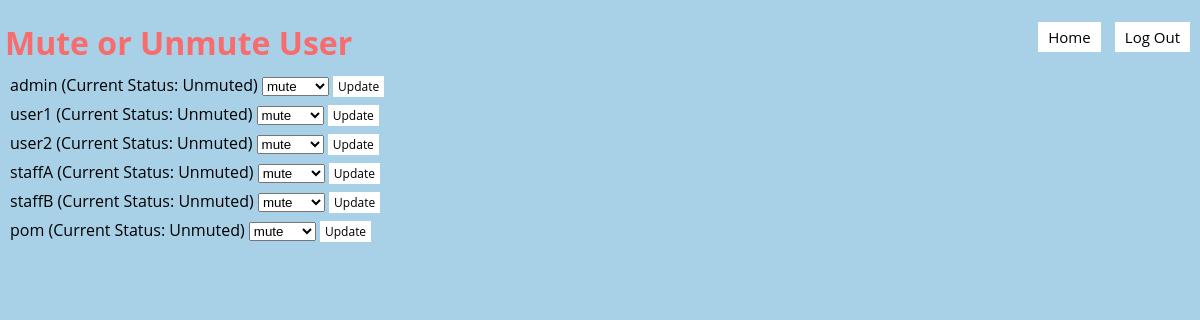
Screenshot of /mute-user (signed in) with the database file from the repository.
### models.py (models this page shows)
class Base(DeclarativeBase):
    pass

class User(Base):
    __tablename__ = "user"
    username: Mapped[str] = mapped_column(String, primary_key=True)
    password: Mapped[str] = mapped_column(String)
    salt: Mapped[str] = mapped_column(String)
    failed_attempts: Mapped[int] = mapped_column(Integer, default=0)
    lockout_until: Mapped[datetime] = mapped_column(DateTime, nullable=True)
    role: Mapped[RoleType] = mapped_column(Enum(RoleType), nullable=False)
    online: Mapped[bool] = mapped_column(Boolean, default=False)
    muted: Mapped[bool] = mapped_column(Boolean, default=False)

### app.py (the view)
@app.route('/mute-user')
def mute_user():
    username = session.get('username')
    if not username:
        flash('You must be logged in to access the admin panel.')
        return redirect(url_for('login'))
    user = db.get_user(username)
    user_role = user.role.name if hasattr(user.role, 'name') else str(user.role)
    if user is None or (user_role != 'ADMIN' and user_role != 'ACADEMIC' and  user_role != 'ADMINISTRATIVE'):
        print("can't access")
        return redirect(url_for('home'))
    users = db.get_all_users()
    return render_template('mute_user.jinja', username=username, users=users)

### app.py (called while the page is built)
def csp_policy_string(policy_dict):
    return "; ".join([f"{key} {' '.join(val) if isinstance(val, list) else val}" for key, val in policy_dict.items()])

@app.after_request
def apply_csp(response):
    policy = {
    "default-src": "'self'",
    "script-src": [
        "'self'",
        "https://cdnjs.cloudflare.com",  # Allow scripts from CDN for Crypto-JS
        "https://cdn.jsdelivr.net",
        "'unsafe-inline'"
    ],
    "style-src": "'self' 'unsafe-inline'",  # Allows inline styles;
    "img-src": "'self'",
    "connect-src": "'self'",  # Restricts the URLs which can be loaded using script interfaces
    "font-src": "'self'",  # Fonts loading
    "object-src": "'none'",  # Prevents object, embed, and applet elements from rendering
    "frame-ancestors": "'none'"  # Protects against clickjacking
}
    response.headers['Content-Security-Policy'] = csp_policy_string(policy)
    return response

### db.py (called while the page is built)
def get_user(username: str):
    with Session(engine) as session:
        return session.get(User, username)

def get_all_users():
    with Session(engine) as session:
        return session.query(User).all()

### templates/mute_user.jinja (shortened to what this page needs)
{% extends 'base.jinja' %}
{% block content %}
<div class="header">
    <h1>Mute or Unmute User</h1>
    <div class="buttons">
        <button onclick="location.href='{{ url_for('home') }}'">Home</button>
        <button onclick="confirmLogout()">Log Out</button>
    </div>
</div>
<div class="container">
    {% for user in users %}
        <form class="mute-update-form" action="{{ url_for('update_user_mute_status') }}" method="post" onsubmit="updateUserMuteStatus(event)">
            <div>
                <label>{{ user.username }} (Current Status: {{ 'Muted' if user.muted else 'Unmuted' }})</label>
                <select name="new_status">
                    <option value="true" {% if user.muted == false %}selected{% endif %}>mute</option>
                </select>
                <button type="submit" class="update-button">Update</button>
            </div>
        </form>
    {% endfor %}
</div>
{% endblock %}

### templates/base.jinja (shortened to what this page needs)
<!DOCTYPE html>
<html>
    <head>
    </head>
    <body>
        {% block content %} {% endblock %}
    </body>
</html>

### templates/mute_user.jinja (style rules this page uses)
html, body { margin-left: 10px; margin: 0; padding: 0; display: flex; flex-direction: column; font-family: 'Open Sans', sans-serif; background-color: #A8D0E6; overflow: auto }
h1 { margin-left: 5px; margin-bottom: 10px; height: 100%; font-family: 'Open Sans', sans-serif; color: #F76C6c; }
.mute-update-form { margin-left: 10px; }
.mute-update-form div { margin-bottom: 6px; }
button { font-family: 'Open Sans', sans-serif; padding: 5px 10px; background-color: white; color: black; border: none; cursor: pointer; text-align: center; text-decoration: none; display: inline-block; margin-right: 10px; font-size: 15px; transition: background-color 0.3s, color 0.3s; }
.update-button { padding: 2px 5px; background-color: white; color: black; font-size: 12px; transition: background-color 0.2s, box-shadow 0.2s; }
.header { display: flex; justify-content: space-between; align-items: center; width: 100%; }

### rows the page displays
User: username "admin", muted "Unmuted", new_status "mute"
User: username "user1", muted "Unmuted", new_status "mute"
User: username "user2", muted "Unmuted", new_status "mute"
User: username "staffA", muted "Unmuted", new_status "mute"
User: username "staffB", muted "Unmuted", new_status "mute"
User: username "pom", muted "Unmuted", new_status "mute"
